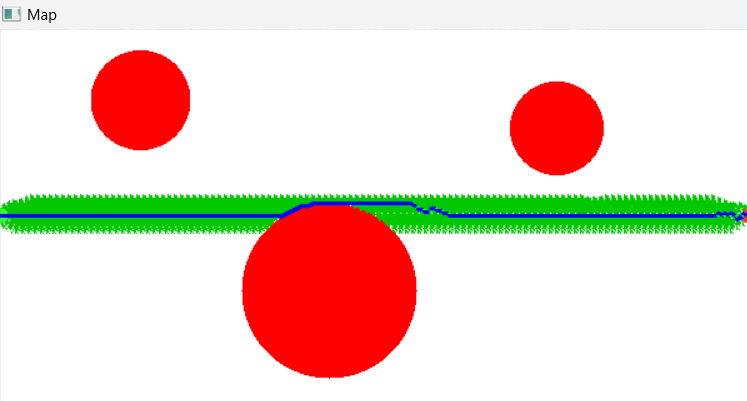

Python code for this plot:
import numpy as np
import cv2
import math
from queue import PriorityQueue as PQueue
import time
import matplotlib.pyplot as plt

# Initialize variables
map_width = 600
map_height = 300

start_coords = (0, 150)
end_coords = (599, 150)
start_orientation = 0
end_orientation = 180
clearance_value = 10
robot_size = 5
weight_factor = 1
step_length = 5
goal_node = None
goal_reached = False

# Create the map
map_data = np.zeros((map_height, map_width), dtype=int)
normal_map = np.zeros((map_height, map_width), dtype=int)
map_image = np.full((map_height, map_width, 3), 255, dtype=np.uint8)
# print("Creating Map with obstacles...")

for y in range(map_height):
    for x in range(map_width):
        if (y - 90) ** 2 + (x - 263) ** 2 <= 70 ** 2 or (y - 220) ** 2 + (x - 445) ** 2 <= 37.5 ** 2 or (
                y - 242.5) ** 2 + (x - 112) ** 2 <= 40 ** 2:
            map_data[y, x] = 1

# print("Map Created")

for y in range(map_height):
    for x in range(map_width):
        if map_data[y, x] == 1:
            map_image[map_height - y - 1, x] = (255, 90, 90)

for y in range(map_height):
    for x in range(map_width):
        if (y - 90) ** 2 + (x - 263) ** 2 <= 70 ** 2 or (y - 220) ** 2 + (x - 445) ** 2 <= 37.5 ** 2 or (
                y - 242.5) ** 2 + (x - 112) ** 2 <= 40 ** 2:
            normal_map[y, x] = 1

for y in range(map_height):
    for x in range(map_width):
        if normal_map[y, x] == 1:
            map_image[map_height - y - 1, x] = (0, 0, 255)

# Initialize queues, dictionaries, and lists
forward_queue = PQueue()
forward_queue.put((0, (start_coords, start_orientation)))
forward_edge_cost = {start_coords: 0}
forward_total_cost = {start_coords: 0}
forward_parent = {start_coords: start_coords}
forward_visited = [[[0 for _ in range(12)] for _ in range(map_width)] for _ in range(map_height)]
forward_visited_list = []
forward_angle_dict = {}

backward_queue = PQueue()
backward_queue.put((0, (end_coords, end_orientation)))
backward_edge_cost = {end_coords: 0}
backward_total_cost = {end_coords: 0}
backward_parent = {end_coords: end_coords}
backward_visited = [[[0 for _ in range(12)] for _ in range(map_width)] for _ in range(map_height)]
backward_visited_list = []
backward_angle_dict = {}

goal_threshold = 2 * (step_length + robot_size)

def mark_visited(node, direction):
    x = node[0]
    y = node[1]
    theta = node[2]
    orientation = int(((360 + theta) % 360) / 30)
    if direction == 'forward':
        forward_visited[y][x][orientation] = True
    else:
        backward_visited[y][x][orientation] = True

def check_visited(node, direction):
    x = node[0]
    y = node[1]
    theta = node[2]
    orientation = int(((360 + theta) % 360) / 30)

    if direction == 'forward':
        visited_matrix = forward_visited
    else:
        visited_matrix = backward_visited

    for flag in visited_matrix[y][x]:
        if flag:
            return True
    return False

def convert_coords(x, y):
    y_cv2 = (map_height - 1) - y
    x_cv2 = x
    return x_cv2, y_cv2

def move_robot(node, angle_change):
    new_theta = (node[1] + angle_change) % 360
    updated_x = round(node[0][0] + step_length * math.cos(math.radians(new_theta)), 1)
    updated_y = round(node[0][1] + step_length * math.sin(math.radians(new_theta)), 1)
    return int(updated_x), int(updated_y), new_theta

def get_actions(node):
    adjacent_nodes = []
    for degrees in [-90, -60, -30, 0, 30, 60, 90]:
        adj_node = move_robot(node, degrees)
        x, y = adj_node[0], adj_node[1]
        if 0 < x < map_width and 0 < y < map_height:
            if map_data[y][x] != 1:
                adjacent_nodes.append(adj_node)
    return adjacent_nodes

def visualize_path():
    start_x, start_y = convert_coords(start_coords[0], start_coords[1])
    end_x, end_y = convert_coords(end_coords[0], end_coords[1])
    node_count = 0
    global map_image

    for visited_node in combined_visited_list:
        node_count += 1

        xn, yn = convert_coords(visited_node[0], visited_node[1])
        map_image[yn, xn] = (150, 150, 150)
        angle = visited_node[2]
        arrow_x = int(visited_node[0] + step_length * math.cos(np.pi + math.radians(angle)))
        arrow_y = int(visited_node[1] + step_length * math.sin(np.pi + math.radians(angle)))
        arrow_x, arrow_y = convert_coords(arrow_x, arrow_y)
        map_image = cv2.arrowedLine(map_image, (arrow_x, arrow_y), (xn, yn), (0, 200, 0), 1, tipLength=0.1)

        cv2.circle(map_image, (end_x, end_y), 6, (50, 50, 255), -1)
        cv2.circle(map_image, (start_x, start_y), 6, (50, 255, 50), -1)

        if node_count % 20 == 0:
            cv2.imshow("Map", map_image)
            cv2.waitKey(1)

    for node, angle in zip(robot_path, robot_angles):
        xn, yn = convert_coords(node[0], node[1])
        map_image[yn, xn] = (150, 150, 150)
        arrow_x = int(node[0] + step_length * math.cos(np.pi + math.radians(angle)))
        arrow_y = int(node[1] + step_length * math.sin(np.pi + math.radians(angle)))
        arrow_x, arrow_y = convert_coords(arrow_x, arrow_y)
        map_image = cv2.arrowedLine(map_image, (arrow_x, arrow_y), (xn, yn), (255, 0, 0), 2, tipLength=0.1)

        xn, yn = convert_coords(node[0], node[1])
        cv2.circle(map_image, (xn, yn), 1, (0, 255, 0), -1)
        cv2.imshow("Map", map_image)
        cv2.waitKey(1)
        time.sleep(0.05)

    cv2.imshow("Map", map_image)
    cv2.waitKey(0)
    cv2.destroyAllWindows()


def euclidean_dist(node1, node2):
   d = math.sqrt((node2[0] - node1[0]) ** 2 + (node2[1] - node1[1]) ** 2)
   return round(d, 1)

def find_path():
   global goal_node, goal_reached
   infinite = float('inf')

   while not forward_queue.empty():
       present_cost, node = forward_queue.get()
       node_coords = node[0]
       node_orientation = node[1]
       current_edge_cost = forward_edge_cost.get(node_coords, infinite)

       for node_v in backward_visited_list:
           nx, ny, nt = node_v
           if (nx, ny) == node_coords:
               if abs(nt - node[1]) % 180 == 0:
                   goal_node = node
                   print("Goal Reached!")
                   goal_reached = True
                   break

       if goal_reached:
           break

       adjacent_nodes = get_actions(node)

       for adj_node in adjacent_nodes:
           adj_node_coords = adj_node[:2]
           added_edge_cost = euclidean_dist(node_coords, adj_node_coords)
           updated_edge_cost = forward_edge_cost[node_coords] + added_edge_cost
           heuristic_cost = euclidean_dist(adj_node_coords, end_coords) * weight_factor
           total_cost = heuristic_cost + updated_edge_cost

           if not check_visited(adj_node, 'forward') or total_cost < forward_total_cost.get(adj_node_coords,
                                                                                             float('inf')):
               forward_edge_cost[adj_node_coords] = updated_edge_cost
               forward_total_cost[adj_node_coords] = total_cost
               lowest_edge_cost = total_cost
               orientation = ((360 + adj_node[2]) % 360) / 30

               for x in range(int(node_coords[0]), int(adj_node[0])):
                   for y in range(int(node_coords[1]), int(adj_node[1])):
                       forward_visited[y][x][int(orientation)] = 1

               forward_queue.put((lowest_edge_cost, (adj_node_coords, adj_node[2])))
               forward_parent[adj_node_coords] = node_coords
               forward_visited_list.append(adj_node)
               mark_visited(adj_node, 'forward')

       present_cost, node = backward_queue.get()
       node_coords = node[0]
       node_orientation = node[1]
       current_edge_cost = backward_edge_cost.get(node_coords, infinite)

       for node_v in forward_visited_list:
           nx, ny, nt = node_v
           if (nx, ny) == node_coords:
               if abs(nt - node[1]) % 180 == 0:
                   goal_node = node
                   print("Goal Reached!")
                   goal_reached = True
                   break

       if goal_reached:
           break

       adjacent_nodes = get_actions(node)

       for adj_node in adjacent_nodes:
           adj_node_coords = adj_node[:2]
           added_edge_cost = euclidean_dist(node_coords, adj_node_coords)
           updated_edge_cost = backward_edge_cost[node_coords] + added_edge_cost
           heuristic_cost = euclidean_dist(adj_node_coords, start_coords) * weight_factor
           total_cost = heuristic_cost + updated_edge_cost

           if not check_visited(adj_node, 'backward') or total_cost < backward_total_cost.get(adj_node_coords,
                                                                                               float('inf')):
               backward_edge_cost[adj_node_coords] = updated_edge_cost
               backward_total_cost[adj_node_coords] = total_cost
               lowest_edge_cost = total_cost
               orientation = ((360 + adj_node[2]) % 360) / 30

               for x in range(int(node_coords[0]), int(adj_node[0])):
                   for y in range(int(node_coords[1]), int(adj_node[1])):
                       backward_visited[y][x][int(orientation)] = 1

               backward_queue.put((lowest_edge_cost, (adj_node_coords, adj_node[2])))
               backward_parent[adj_node_coords] = node_coords
               backward_visited_list.append(adj_node)
               mark_visited(adj_node, 'backward')

   for node in forward_visited_list:
       x, y, angle = node
       forward_angle_dict[(x, y)] = angle

   forward_angle_dict[(start_coords[0], start_coords[1])] = start_orientation

   for node in backward_visited_list:
       x, y, angle = node
       backward_angle_dict[(x, y)] = angle

   backward_angle_dict[(end_coords[0], end_coords[1])] = end_orientation

   robot_path = []
   robot_angles = []
   node = goal_node
   node_coords = node[0]

   while node_coords != start_coords:
       robot_path.append(node_coords)
       node_coords = forward_parent[node_coords]

   robot_path.append(start_coords)
   robot_path.reverse()

   for node in robot_path:
       robot_angles.append(forward_angle_dict[node])

   reverse_robot_path = []
   reverse_robot_angles = []
   node = goal_node
   node_coords = node[0]

   while node_coords != end_coords:
       reverse_robot_path.append(node_coords)
       node_coords = backward_parent[node_coords]

   reverse_robot_path.append(end_coords)
   reverse_robot_path.reverse()

   for node in reverse_robot_path:
    reverse_robot_angles.append(backward_angle_dict[node])

   ang_new = []
   for a in reverse_robot_angles:
       new_a = ((a + 180) % 360)
       ang_new.append(new_a)

   reverse_robot_path.reverse()
   reverse_robot_path.pop(0)
   reverse_robot_angles.reverse()
#    try:
   reverse_robot_angles.pop()
#    except:
#        print("issue with reverse_robot_angles")

   robot_path.extend(reverse_robot_path)
   robot_angles.extend(ang_new)

   combined_visited_list = []

   forward_length = len(forward_visited_list)
   backward_length = len(backward_visited_list)

   if forward_length >= backward_length:
       greater_length = forward_length
   else:
       greater_length = backward_length

   for iteration in range(greater_length):
       if iteration < forward_length:
           combined_visited_list.append(forward_visited_list[iteration])

       if iteration < backward_length:
           combined_visited_list.append(backward_visited_list[iteration])

   return robot_path, robot_angles, combined_visited_list

# Call the functions to find the path and visualize
robot_path, robot_angles, combined_visited_list = find_path()
visualize_path()
